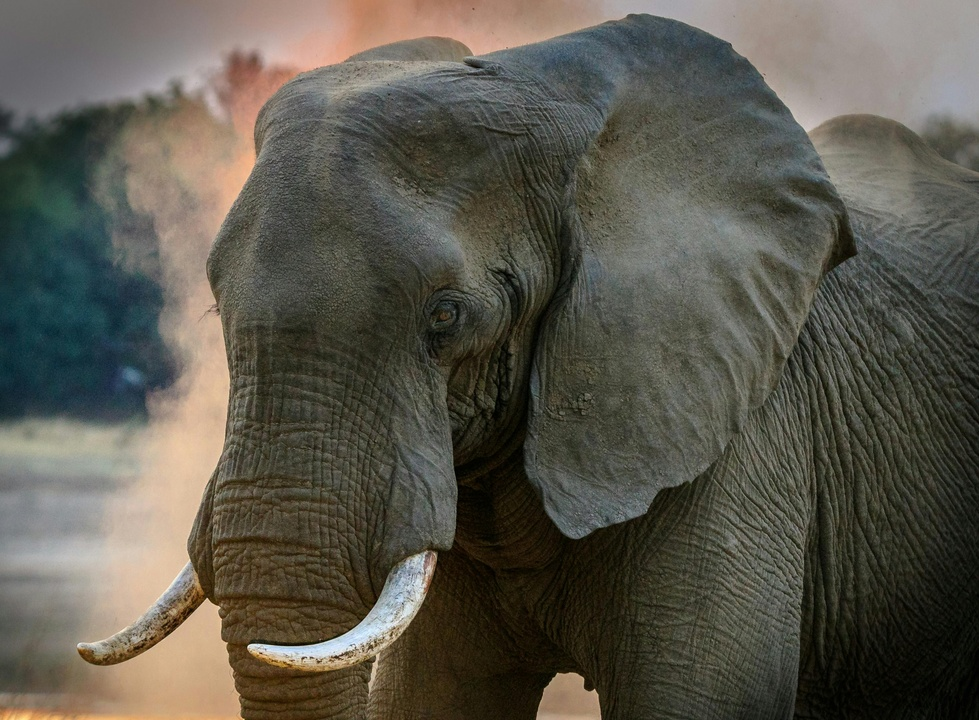
//> input picture pictures/elephant.jpg, 979 x 720 px, shrunk from 3374 x 2482 before the run
$ ./hough_circle_cpu pictures/elephant.jpg 100 100   (built with g++ and OpenCV 4)
//> lines starting //> are read from the running program, lines starting //| are printed output that depends on the picture; after the words box and inside, x2 and y2 are one past the last pixel; in counts of white or black regions, pixels touching at a corner belong together
#include<iostream>
#include<opencv2/opencv.hpp>
#include<opencv2/imgproc/imgproc.hpp>
#include<omp.h>

std::vector<cv::Vec3i> hough_circles(cv::Mat img, int height, int width, int radius_min, int radius_max, unsigned int threshold){

    const int numradii = radius_max - radius_min + 1;
    const int accu_size = height * width * numradii;
    unsigned int *accu = new unsigned int[accu_size];
    memset(accu, 0, accu_size*sizeof(unsigned int));

    float *sinvalues = new float[360];
    float *cosvalues = new float[360];

    for (int i  = 0; i < 360; i++){
        sinvalues[i] = sin(i);
        cosvalues[i] = cos(i);
    }

    std::vector<cv::Point> non_zero;
    cv::findNonZero(img, non_zero);

    for (const auto& pt : non_zero){
        for (int r = radius_min; r <= radius_max; r++){
            int radius_idx = r - radius_min;
            int base_idx = radius_idx * height * width;
            for (int i = 0; i < 360; i++){
                int a = (pt.x - r * cosvalues[i]);
                int b = (pt.y - r * sinvalues[i]);
                if (a >= 0 && a < width && b >= 0 && b < height){
                    accu[base_idx + b * width + a]++;
                }
            }
        }
    }

    const int offsets[8][2] = {
        {-1, -1}, {-1, 0}, {-1, 1},
        { 0, -1},          { 0, 1},
        { 1, -1}, { 1, 0}, { 1, 1}
    };

    std::vector<cv::Vec3i> centers;
    for (int r = radius_min; r <= radius_max; r++){
        int radius_idx = r - radius_min;
        for (int y = 0; y < height; y++){
            for (int x = 0; x < width; x++){
                int idx = radius_idx * height * width + y * width + x;
                int center_val = accu[idx];

                if (center_val <= threshold) continue;

                bool is_local_max = true;
                 for (int k = 0; k < 8; ++k) {
                    int nx = x + offsets[k][0];
                    int ny = y + offsets[k][1];
                    int neighbor_idx = radius_idx * height * width + ny * width + nx;
                    if (accu[neighbor_idx] > center_val) {
                        is_local_max = false;
                        break;
                    }

                }
                if (is_local_max){
                    centers.emplace_back(x,y,r);
                }
            }
        }
    }

    std::cout << centers.size() << " circles found" << std::endl;
    delete[] accu;
    delete[] sinvalues;
    delete[] cosvalues;
    return centers;
}

int main(int argc, char** argv){

    std::string img_name = argv[1];
    int radius_min = std::stoi(argv[2]);
    int radius_max = std::stoi(argv[3]);

    std::string path = "../pictures_circles/";
    std::string img_path = path + img_name;
    cv::Mat img = cv::imread(img_path, 1);
//> img is the input picture: 720 rows x 979 cols, CV_8UC3; mean B, G, R 76.3, 87.1, 90.2

    if (!img.data){
        printf("No image data \n");
        return -1;
    }

    cv::Mat img_result = img.clone();
    cv::Mat blur;
    cv::Mat edges;
    cv::GaussianBlur(img, blur, cv::Size(5,5), 2, 2);
    cv::Canny(blur, edges, 100, 200);
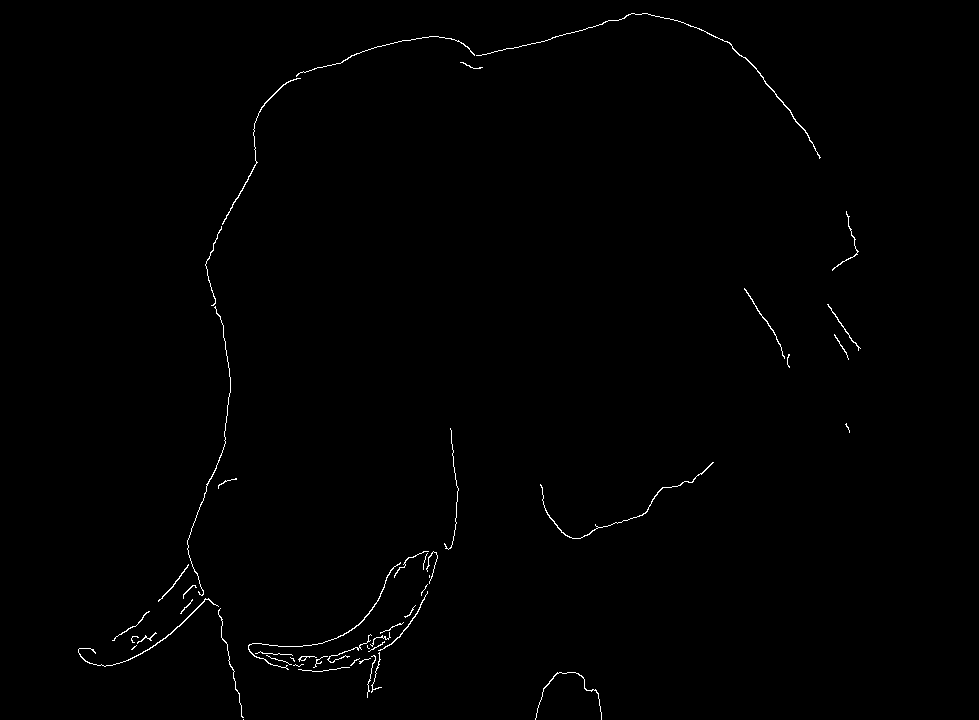
//> edges: 720 rows x 979 cols, CV_8UC1; 0.57% white in thin lines or dots, all inside (x1, y1, x2, y2) = (78, 13, 861, 720)

    auto start = omp_get_wtime();
    std::vector<cv::Vec3i> centers = hough_circles(edges, edges.rows, edges.cols, radius_min, radius_max,200);
//> in hough_circles, `cv::findNonZero(img, non_zero);`: non_zero = 4034 Points (x, y), first 12: [631, 13], [632, 13], [633, 13], [634, 13], [642, 13], [643, 13], [644, 13], [645, 13], [646, 13], [647, 13], [628, 14], [629, 14]
//> the loop in hough_circles, `for (const auto& pt : non_zero)` made 4034 passes
//| 0 circles found
    auto end = omp_get_wtime();
    std::cout << "Time: " << end - start << std::endl;

    for (auto center: centers){
        cv::circle(img_result, cv::Point(center[0], center[1]), center[2], cv::Scalar(255, 0, 255), 2);
    }
//> this loop made 0 passes

    cv::Mat img_concat = cv::Mat::zeros(img.rows, img.cols + edges.cols, CV_8UC3);
    cv::cvtColor(edges, edges, cv::COLOR_GRAY2BGR);
    cv::hconcat(img, edges, img_concat);
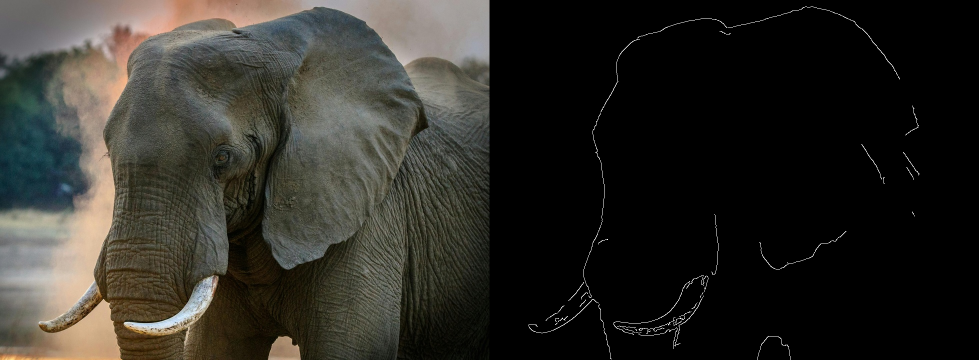
//> img_concat: 720 rows x 1958 cols, CV_8UC3 (shown at 1/2 size); mean B, G, R 38.9, 44.3, 45.8
    cv::hconcat(img_concat, img_result, img_concat);
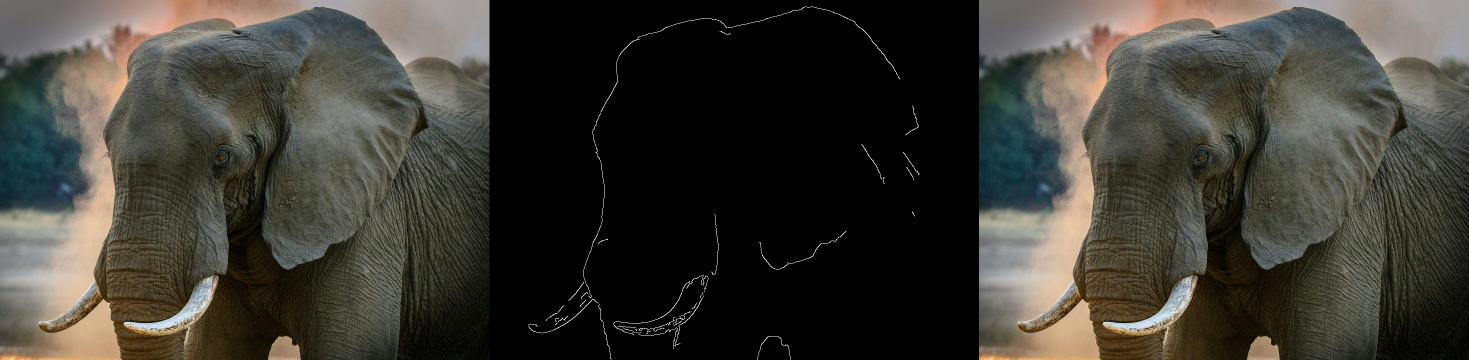
//> img_concat: 720 rows x 2937 cols, CV_8UC3 (shown at 1/2 size); mean B, G, R 51.4, 58.5, 60.6
    cv::imshow("Original image, edges and results", img_concat);
    cv::imwrite("../results/lines/cpu/result.jpg", img_concat);
    cv::waitKey(0);


    return 0;
}

$ run again, on pictures/house2.jpg
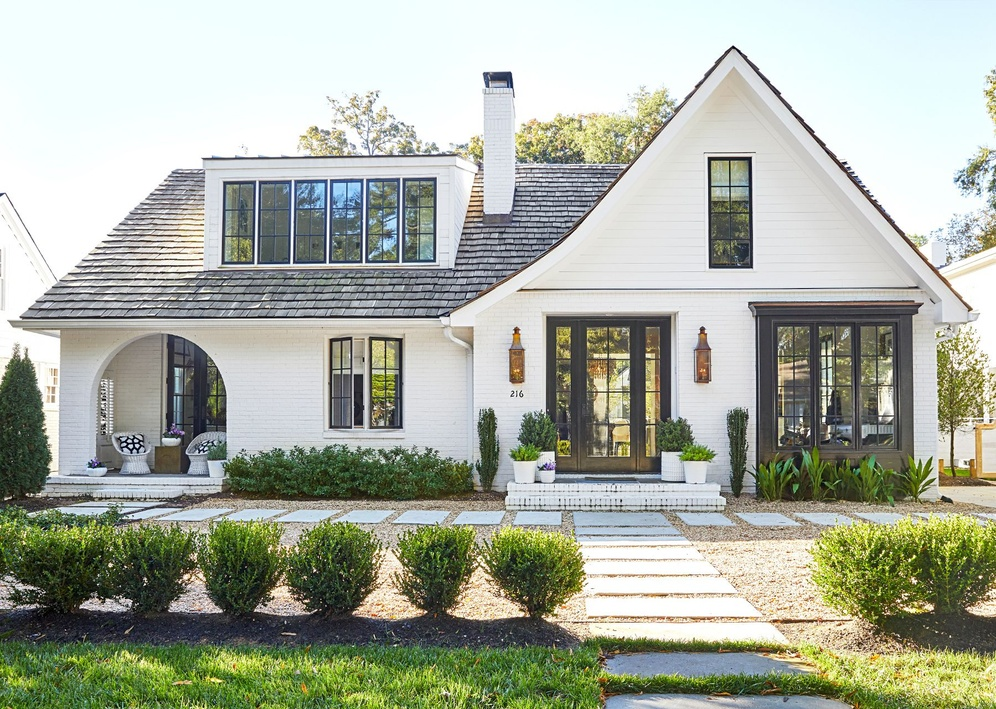
//> input picture pictures/house2.jpg, 996 x 709 px, shrunk from 1799 x 1280 before the run
//> img is the input picture: 709 rows x 996 cols, CV_8UC3; mean B, G, R 159.4, 173.4, 167.9
//> `cv::Canny(blur, edges, 100, 200);`:
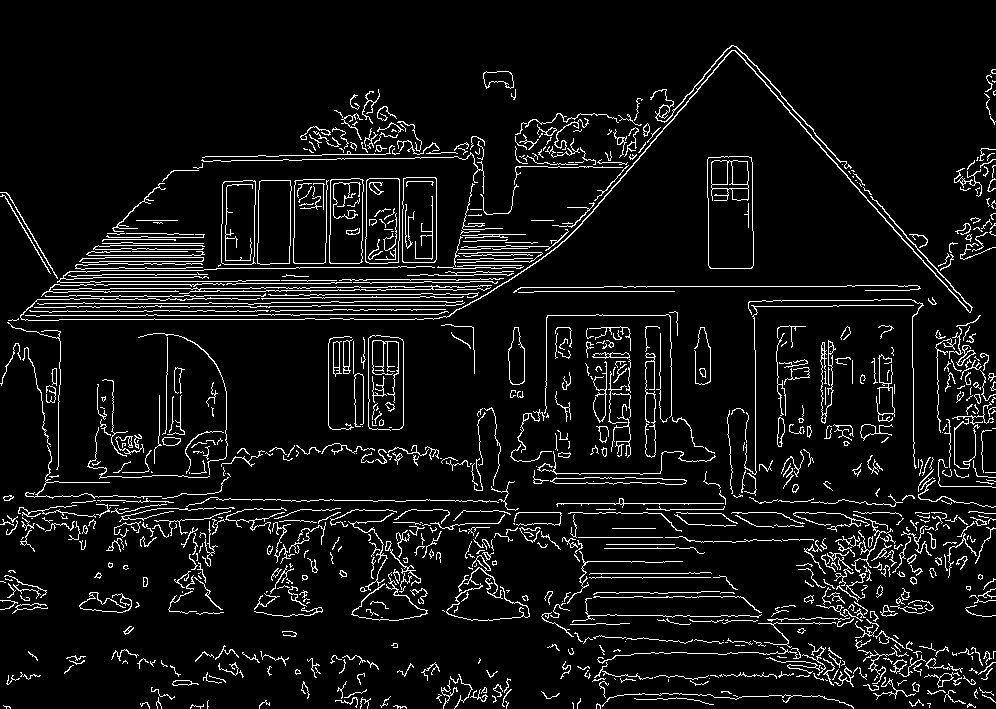
//> edges: 709 rows x 996 cols, CV_8UC1; 7.1% white in thin lines or dots
//> non_zero = 50299 items
//> the loop in hough_circles, `for (const auto& pt : non_zero)` made 50299 passes
//> pt on passes 1 to 3: Point(731, 45), Point(732, 45), Point(733, 45)
//| 0 circles found
//> `cv::hconcat(img_concat, img_result, img_concat);`:
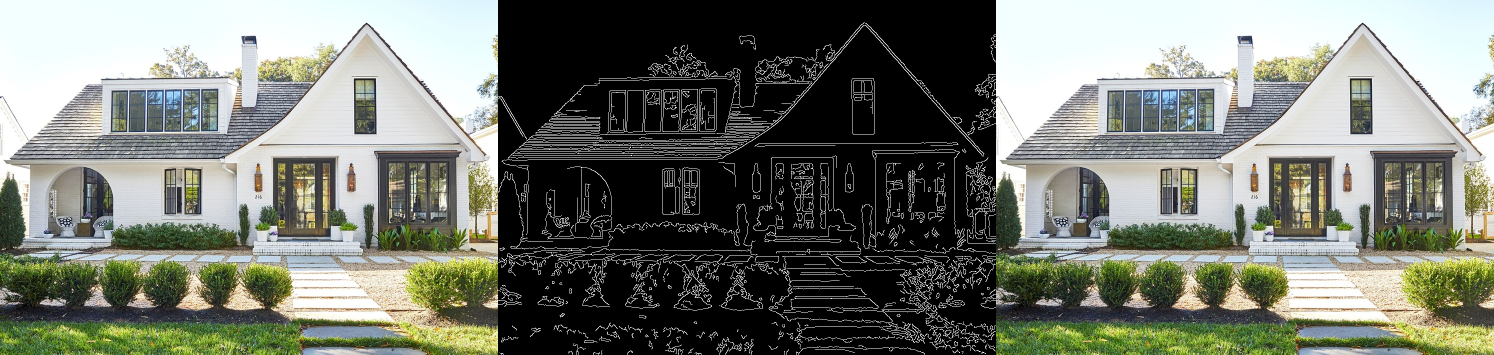
//> img_concat: 709 rows x 2988 cols, CV_8UC3 (shown at 1/2 size); mean B, G, R 112.3, 121.7, 118

$ run again, on pictures/fence.png
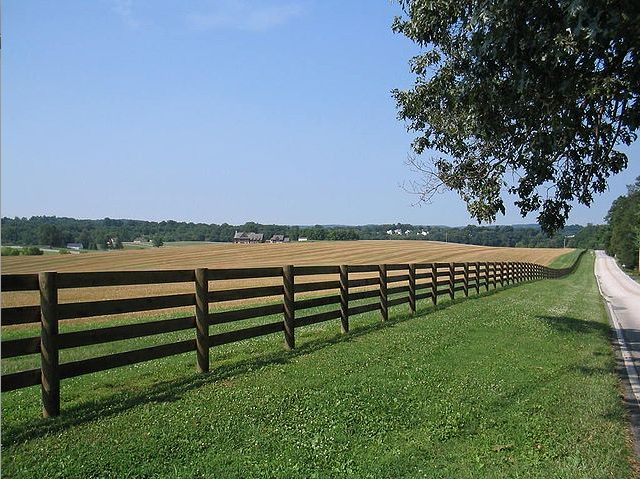
//> input picture pictures/fence.png, 640 x 479 px
//> img is the input picture: 479 rows x 640 cols, CV_8UC3; mean B, G, R 114.8, 121, 103
//> `cv::Canny(blur, edges, 100, 200);`:
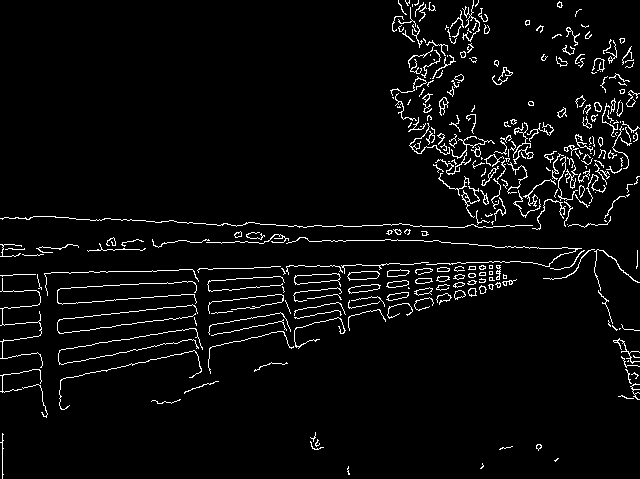
//> edges: 479 rows x 640 cols, CV_8UC1; 4.2% white in thin lines or dots
//> non_zero = 12814 Points (x, y), first 12: [398, 0], [405, 0], [409, 0], [418, 0], [473, 0], [478, 0], [398, 1], [405, 1], [409, 1], [418, 1], [473, 1], [478, 1]
//> the loop in hough_circles, `for (const auto& pt : non_zero)` made 12814 passes
//| 0 circles found
//> `cv::hconcat(img_concat, img_result, img_concat);`:
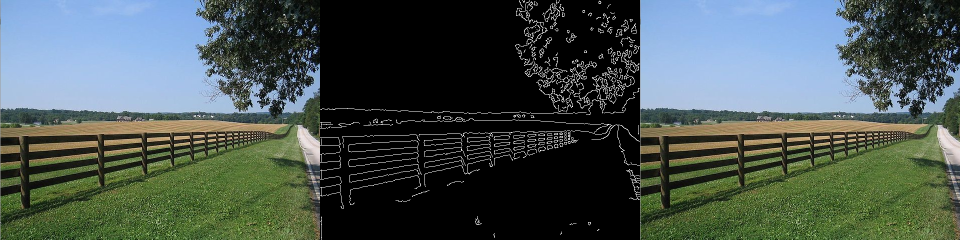
//> img_concat: 479 rows x 1920 cols, CV_8UC3 (shown at 1/2 size); mean B, G, R 80.1, 84.3, 72.2
